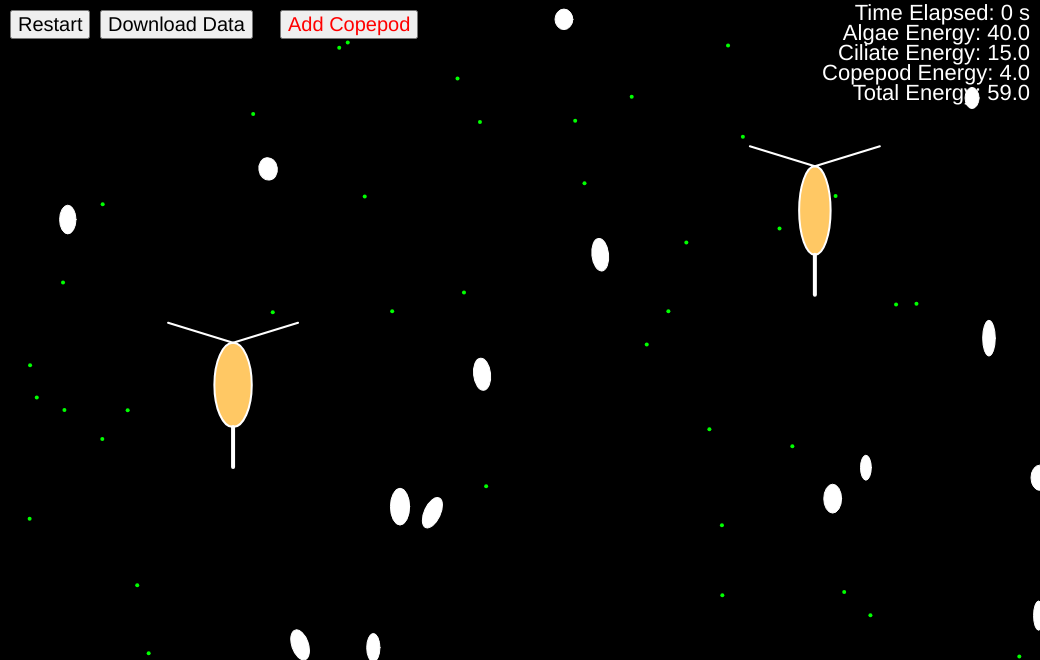
Frame 1 (no input)
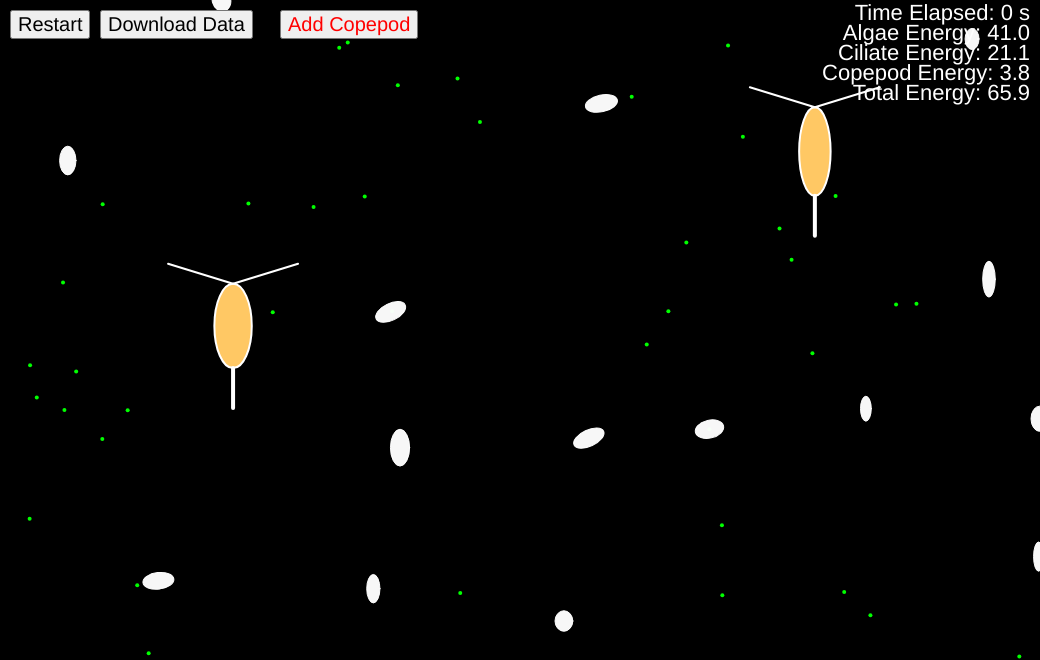
Frame 60 (no input)
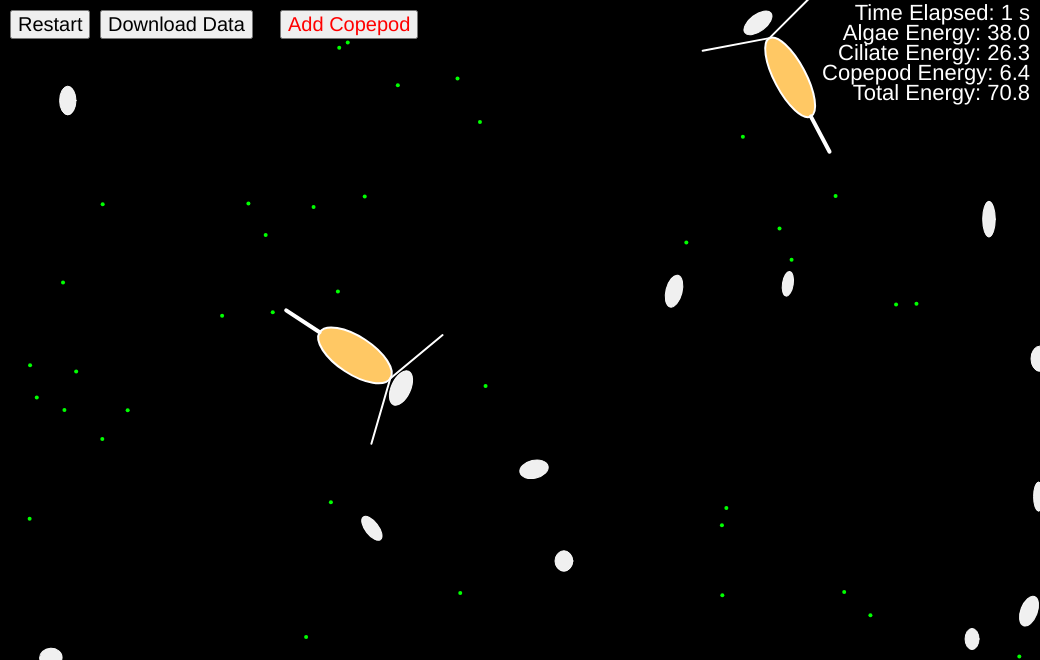
Frame 120 (the mouse pressed at the canvas centre since frame 60)

The p5.js sketch that drew these frames (run headless with seeded random() and noise() and a simulated clock; from frame 60 on, the mouse is pressed at the canvas centre):

// p5.js sketch
// ── sketch.js
// Algae gets Energy from sunlight through the process of photosynthesis.
// Ciliate gets Energy by feeding on algae.

const ciliates = [];
const algaes = [];
const copepods = [];

const algaeNutritionEnergy = 1;
const algaeBirthRate = 0.1;
const maxNumAlgaes = 100;
const ciliateNutritionEnergy = 2;

const initNumAlgaes = 40;
const initNumCiliates = 15;
const initNumCopepods = 2;


let restartButton; 
let frameData = [];
let timeElapsedInSeconds = 0;


function setup() {
  createCanvas(1040, 660);
  // Add restart button
  restartButton = createButton('Restart');
  restartButton.position(10, 10);
  restartButton.mousePressed(restartSketch);
  restartButton.style('font-size', '20px');  
  // Add get data button
  let getDataButton = createButton('Download Data');
  getDataButton.position(100, 10);
  getDataButton.mousePressed(downloadData);
  getDataButton.style('font-size', '20px');
  // Add add Copepod button
  let addCopepodButton = createButton('Add Copepod');
  addCopepodButton.position(280, 10);  // Adjust the position value based on the actual spacing needed.
  addCopepodButton.mousePressed(addCopepod);
  addCopepodButton.style('font-size', '20px');
  addCopepodButton.style('color', 'red');
  // Store data every 1 second
  setInterval(storeData, 1000);


  generateAlgaes(initNumAlgaes);
  generateCiliates(initNumCiliates)
  generateCopepods(initNumCopepods);
}

function draw() {
  background(0);
  displayStats();

  // Algae grows randomly until it reaches maxAlgaes
  if (algaes.length < maxNumAlgaes && random(1) < algaeBirthRate) {
    generateAlgaes(1);
  }
  displayAlgaes(algaes, color(0, 255, 0), 4);

  // Ciliate 
  const algaesPositions = algaes;
  const copepodPositions = copepods.map(copepod => copepod.position);
  for (let i = ciliates.length - 1; i >= 0; i--) {
    const ciliate = ciliates[i];
    ciliate.borders();
    ciliate.actOnEnvironment(algaesPositions, copepodPositions);
    ciliate.update();
    ciliate.display();

    const offspring = ciliate.reproduce();
    if (offspring != null) {
      ciliates.push(offspring);
    }

    if (ciliate.isDead()) {
      algaes.push(createVector(ciliate.position.x, ciliate.position.y));
      ciliates.splice(i, 1);
    }
  }

  // Copepod 
  for (let i = copepods.length - 1; i >= 0; i--) {
    const copepod = copepods[i];
    copepod.borders();
    copepod.actOnEnvironment(ciliates); // no predator
    copepod.update(); 
    copepod.display(); 

    const offspring = copepod.reproduce();
    if (offspring != null && copepods.length < 4 && ciliates.length > 20) { // must make sure the food is plenty
      copepods.push(offspring);
    }

    if (copepod.isDead()) {
      algaes.push(createVector(copepod.position.x, copepod.position.y));
      algaes.push(createVector(copepod.position.x, copepod.position.y));
      copepods.splice(i, 1);
    }
  }
}















// --- Helper functions ----------------------------

// Generate algaes at random positions
function generateAlgaes(count) {
  for (let i = 0; i < count; i++) {
    const x = random(width);
    const y = random(height);
    algaes.push(createVector(x, y));
  }
}

function displayAlgaes(itemList, fillColor, size) { 
  fill(fillColor);
  noStroke();
  for (const item of itemList) {
    ellipse(item.x, item.y, size, size);
  }
}



// Generate ciliates at random positions
function generateCiliates(count) {
  // Create initial ciliates
  for (let i = 0; i < count; i++) {
    const x = random(width);
    const y = random(height);
    ciliates[i] = new Ciliate(x, y);
  }
}



// Generate copepods at random positions
function generateCopepods(count) {
  for (let i = 0; i < count; i++) {
    const x = random(width);
    const y = random(height);
    copepods.push(new Copepod(x, y));
  }
}





// For the Add Copepod button
function addCopepod() {
  generateCopepods(1);
}

// Display energy stats
function displayStats() {
  let totalAlgaeEnergy = algaes.length * algaeNutritionEnergy;

  let totalCiliateEnergy = 0;
  for (let ciliate of ciliates) {
    totalCiliateEnergy += ciliate.energy;
  }

  let totalCopepodEnergy = 0;
  for (let copepod of copepods) {
    totalCopepodEnergy += copepod.energy;
  }

  let totalEnergy = totalCiliateEnergy + totalAlgaeEnergy + totalCopepodEnergy;

  fill(255);
  textAlign(RIGHT);
  textSize(22);
  text(`Time Elapsed: ${timeElapsedInSeconds} s`, width - 10, 20);
  text(`Algae Energy: ${totalAlgaeEnergy.toFixed(1)}`, width - 10, 40);
  text(`Ciliate Energy: ${totalCiliateEnergy.toFixed(1)}`, width - 10, 60);
  text(`Copepod Energy: ${totalCopepodEnergy.toFixed(1)}`, width - 10, 80);
  text(`Total Energy: ${totalEnergy.toFixed(1)}`, width - 10, 100);
}

function restartSketch() {
  // Clear existing arrays
  algaes.length = 0;
  ciliates.length = 0;
  copepods.length = 0;

  // Regenerate everything
  generateAlgaes(initNumAlgaes);
  generateCiliates(initNumCiliates)
  generateCopepods(initNumCopepods);
}

function storeData() {
  timeElapsedInSeconds++; 
  
  let totalAlgaeEnergy = algaes.length * algaeNutritionEnergy;
  let totalCiliateEnergy = 0;
  for (let ciliate of ciliates) {
    totalCiliateEnergy += ciliate.energy;
  }
  let totalCopepodEnergy = 0;
  for (let copepod of copepods) {
    totalCopepodEnergy += copepod.energy;
  }
  let totalEnergy = totalCiliateEnergy + totalAlgaeEnergy + totalCopepodEnergy;

  // Store the data
  frameData.push([
    timeElapsedInSeconds,
    totalEnergy,
    algaes.length,
    totalAlgaeEnergy,
    ciliates.length,
    totalCiliateEnergy,
    copepods.length,
    totalCopepodEnergy  
  ]);
}


function arrayToCSV(arr) {
  const csv = arr.map(row => row.join(',')).join('\n');
  return csv;
}

function downloadData() {
  let csvContent = "Time Elapsed (s),Total Energy,Algae Population,Algae Energy,Ciliate Population,Ciliate Energy,Copepod Population,Copepod Energy\n"; 
  csvContent += arrayToCSV(frameData);
  
  // Create a blob and download
  let blob = new Blob([csvContent], { type: 'text/csv;charset=utf-8;' });
  let link = document.createElement("a");
  link.setAttribute("href", URL.createObjectURL(blob));
  link.setAttribute("download", "evolution_data.csv");
  link.click();
}




// ── ciliate.js
class Ciliate {
  constructor(x, y, dna) {
    this.acceleration = createVector(0, 0);
    this.velocity = createVector(0, -1);
    this.position = createVector(x, y);
    this.ovalWidth = random(10, 20);
    this.ovalHeight = random(20, 40);
    this.maxSpeed = 3;
    this.maxForce = 0.5;
    this.maxEnergy = 10;
    this.mutationRate = 0.01;

    this.reproductionRate = 0.002; // default is 0.002
    this.lifespan = 1;
    this.agingRate = 0.0005; // default is 0.0005
    this.energy = 1; // init is 1 when it's born
    this.energyDissipationRate = 0.001;

    // Initialize DNA with mutations
    this.initDNA(dna);
  }

  initDNA(existingDNA) {
    this.dna = [];
    if (existingDNA === undefined) {
      this.dna[0] = random(-2, 2); // Food attraction
      this.dna[1] = random(-2, 2); // Predator repulsion
      this.dna[2] = random(0, 100); // Food perception
      this.dna[3] = random(0, 100); // Predator perception
    } else {
      this.dna = existingDNA.map((gene, index) => {
        if (random(1) < this.mutationRate) {
          return gene + random(-0.1, 0.1); // Add mutation
        }
        return gene;
      });
    }
  }

  // Update ciliate state
  update() {
    this.lifespan -= this.agingRate;
    this.energy -= this.energyDissipationRate;

    this.acceleration.limit(this.maxForce);
    this.velocity.add(this.acceleration);
    this.velocity.limit(this.maxSpeed);
    this.position.add(this.velocity);
    this.acceleration.mult(0);
  }

  applyForce(force) {
    this.acceleration.add(force);
  }

  forceTo(target) {
    const desiredDir = p5.Vector.sub(target, this.position);
    desiredDir.setMag(this.maxSpeed);
    const steeringForce = p5.Vector.sub(desiredDir, this.velocity);
    return steeringForce;
  }

  closestObjectIndex(list, perception) {
    let closestDist = Infinity;
    let closestIndex = null;
    for (let i = list.length - 1; i >= 0; i--) {
      const distance = this.position.dist(list[i]);
      if (distance < closestDist && distance < perception) {
        closestDist = distance;
        closestIndex = i;
      }
    }
    return closestIndex;
  }

  actOnEnvironment(foods, predators) {
    const nextFoodIndex = this.closestObjectIndex(foods, this.dna[2]);
    const foodSteer =
      nextFoodIndex != null && this.energy < this.maxEnergy
        ? this.forceTo(foods[nextFoodIndex])
        : createVector(0, 0);
    foodSteer.mult(this.dna[0]);
    this.applyForce(foodSteer);
    // eat the food
    if (nextFoodIndex != null) {
      const foodDist = this.position.dist(foods[nextFoodIndex]);
      if (foodDist < this.maxSpeed) {
        foods.splice(nextFoodIndex, 1);
        this.energy += algaeNutritionEnergy;
      }
    }

    const nextPredatorIndex = this.closestObjectIndex(predators, this.dna[3]);
    const predatorSteer =
    nextPredatorIndex != null 
        ? this.forceTo(predators[nextPredatorIndex])
        : createVector(0, 0);
    predatorSteer.mult(this.dna[1]);
    this.applyForce(predatorSteer);
  }




  reproduce() {
    if (random(1) < this.reproductionRate && this.energy > 8) {
      this.energy -= 2; // Use some energy for reproduction
      return new Ciliate(this.position.x, this.position.y, this.dna);
    }
    return null;
  }

  isDead() {
    return this.lifespan < 0 || this.energy < 0;
  }

  // Display ciliate on canvas
  display() {
    const angle = this.velocity.heading() + PI / 2;

    push(); // Save the current drawing settings
    translate(this.position.x, this.position.y); // Move the origin to the ciliate's position
    rotate(angle); // Rotate the coordinate system

    // Calculate transparency based on lifespan
    const alphaValue = map(this.lifespan, 0, 1, 0, 255);

    // Draw a long oval as the ciliate's body
    const white = color(255, 255, 255, alphaValue); // Alpha based on lifespan
    fill(white);
    stroke(white);
    strokeWeight(1);
    ellipse(0, 0, this.ovalWidth, this.ovalHeight); // Draws an oval

    // // Display perception radius for algae and poison
    // noFill();
    // strokeWeight(1);
    // stroke(0, 255, 0, 100); // Green for algae
    // ellipse(0, 0, this.dna[2] * 2);

    // stroke(255, 0, 0, 100); // Red for poison
    // ellipse(0, 0, this.dna[3] * 2);

    pop(); // Restore original drawing settings
  }

  // Wraparound logic for canvas edges
  borders() {
    if (this.position.x < 0) this.position.x = width;
    if (this.position.y < 0) this.position.y = height;
    if (this.position.x > width) this.position.x = 0;
    if (this.position.y > height) this.position.y = 0;
  }
}





// ── copepod.js
class Copepod {
  constructor(x, y, dna) {
    this.position = createVector(x, y);
    this.velocity = createVector(0, -1);
    this.acceleration = createVector(0, 0);
    this.ovalWidth = random(30, 40);
    this.ovalHeight = random(80, 100);
    this.maxSpeed = 3.0; // same as ciliate
    this.maxForce = 0.3; // lower than ciliate
    this.maxEnergy = 20; // greater than ciliate
    this.mutationRate = 0.02; // greater than ciliate

    this.reproductionRate = 0.0012; // lower than ciliate
    this.lifespan = 2.5; // greater than ciliate
    this.agingRate = 0.0005; 
    this.energy = 2; // greater than ciliate
    this.energyDissipationRate = 0.002; // greater than ciliate

    // Initialize DNA with mutations
    this.initDNA(dna);
  }

  initDNA(existingDNA) {
    this.dna = [];
    if (existingDNA === undefined) {
      this.dna[0] = random(2, 3); // Food attraction
      // this.dna[1] = random(-2, 2); // Predator repulsion
      this.dna[2] = random(50, 150); // Food perception
      // this.dna[3] = random(0, 100); // Predator perception
    } else {
      this.dna = existingDNA.map((gene, index) => {
        if (random(1) < this.mutationRate) {
          return gene + random(-0.1, 0.1); // Add mutation
        }
        return gene;
      });
    }
  }

  update() {
    this.lifespan -= this.agingRate;
    this.energy -= this.energyDissipationRate;

    this.acceleration.limit(this.maxForce);
    this.velocity.add(this.acceleration);
    this.velocity.limit(this.maxSpeed);
    this.position.add(this.velocity); 
    this.acceleration.mult(0); 
  }
  




  applyForce(force) {
    this.acceleration.add(force);
  }

  forceTo(target) {
    const desiredDir = p5.Vector.sub(target, this.position);
    desiredDir.setMag(this.maxSpeed);
    const steeringForce = p5.Vector.sub(desiredDir, this.velocity);
    return steeringForce;
  }

  closestObjectIndex(list, perception) {
    let closestDist = Infinity;
    let closestIndex = null;
    for (let i = list.length - 1; i >= 0; i--) {
      const distance = this.position.dist(list[i].position);
      if (distance < closestDist && distance < perception) {
        closestDist = distance;
        closestIndex = i;
      }
    }
    return closestIndex;
  }

  actOnEnvironment(foods) {
    const nextFoodIndex = this.closestObjectIndex(foods, this.dna[2]);
    const foodSteer =
      nextFoodIndex != null && this.energy < this.maxEnergy
        ? this.forceTo(foods[nextFoodIndex].position)
        : createVector(0, 0);
    foodSteer.mult(this.dna[0]);
    this.applyForce(foodSteer);
    // eat the food
    if (nextFoodIndex != null && this.energy < this.maxEnergy) {
      const foodDist = this.position.dist(foods[nextFoodIndex].position);
      if (foodDist < this.ovalWidth) {
        this.energy += foods[nextFoodIndex].energy;
        foods.splice(nextFoodIndex, 1);
      }
    }
  }





  reproduce() {
    if (random(1) < this.reproductionRate && this.energy > 15) {
      this.energy -= 4; // Use some energy for reproduction
      return new Copepod(this.position.x, this.position.y, this.dna);
    }
    return null;
  }

  isDead() {
    return this.lifespan < 0 || this.energy < 0;
  }




  display() {
    const angle = this.velocity.heading() + PI / 2; 

    push(); // Save the current drawing settings
    translate(this.position.x, this.position.y); // Move the origin to the copepod's position
    rotate(angle);
    // Draw the oval body
    const alphaValue = map(this.lifespan, 0, 2, 0, 255);
    // fill(color(255 * alphaValue, 200 * alphaValue, 100 * alphaValue, 180 * alphaValue)); 
    fill(color(255, 200, 100, alphaValue)); 
    stroke(255);
    strokeWeight(2);
    ellipse(0, 0, this.ovalWidth, this.ovalHeight);
    // Draw the two antennae
    strokeWeight(2);
    line(0, -this.ovalHeight / 2, -65, -this.ovalHeight / 2 - 20); // Left antenna
    line(0, -this.ovalHeight / 2, 65, -this.ovalHeight / 2 - 20); // Right antenna
    // Draw the tail
    strokeWeight(4);
    line(0, this.ovalHeight / 2, 0, this.ovalHeight / 2 + 40); // Tail
    pop(); // Restore original drawing settings
  }

  borders() {
    if (this.position.x < 0) this.position.x = width;
    if (this.position.y < 0) this.position.y = height;
    if (this.position.x > width) this.position.x = 0;
    if (this.position.y > height) this.position.y = 0;
  }
  
}
